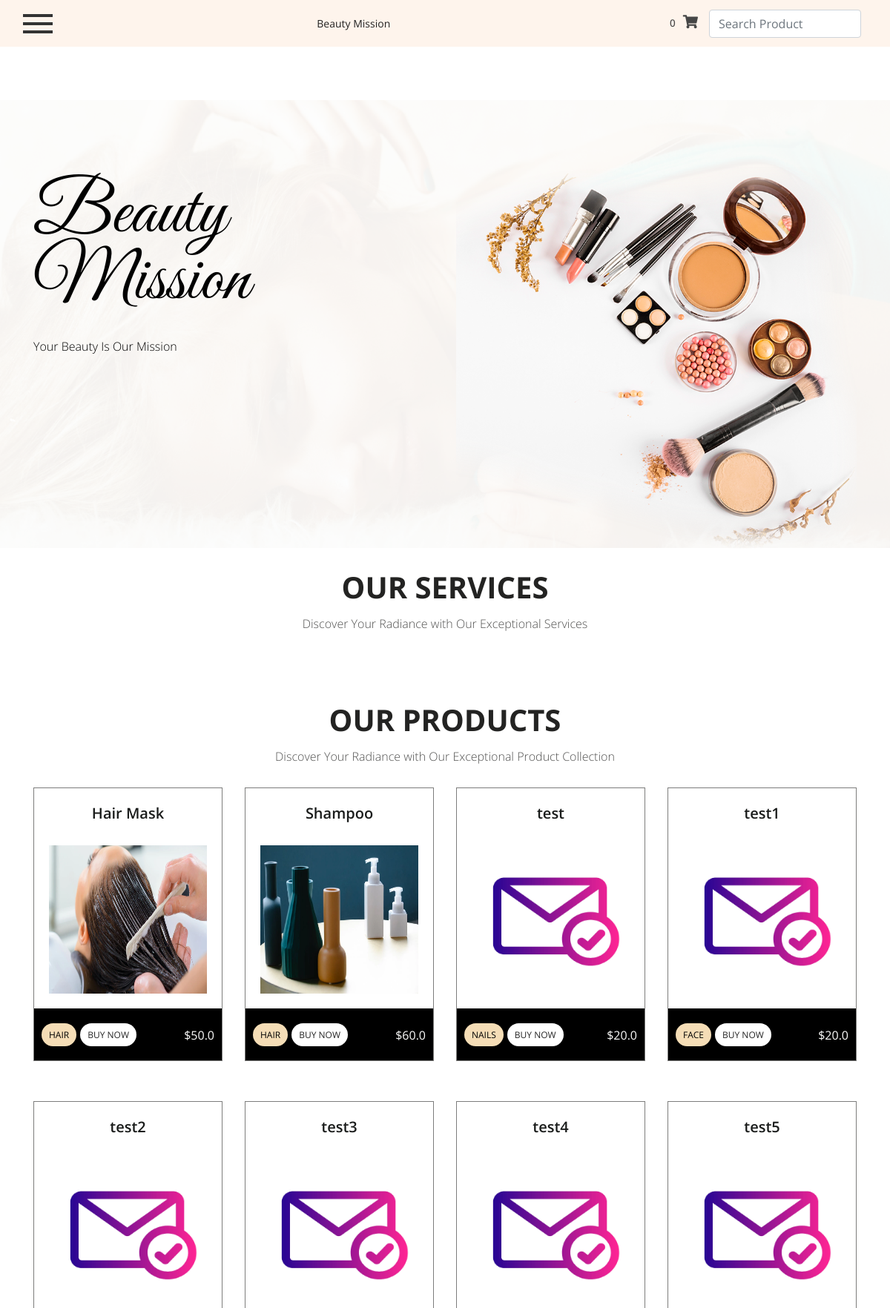
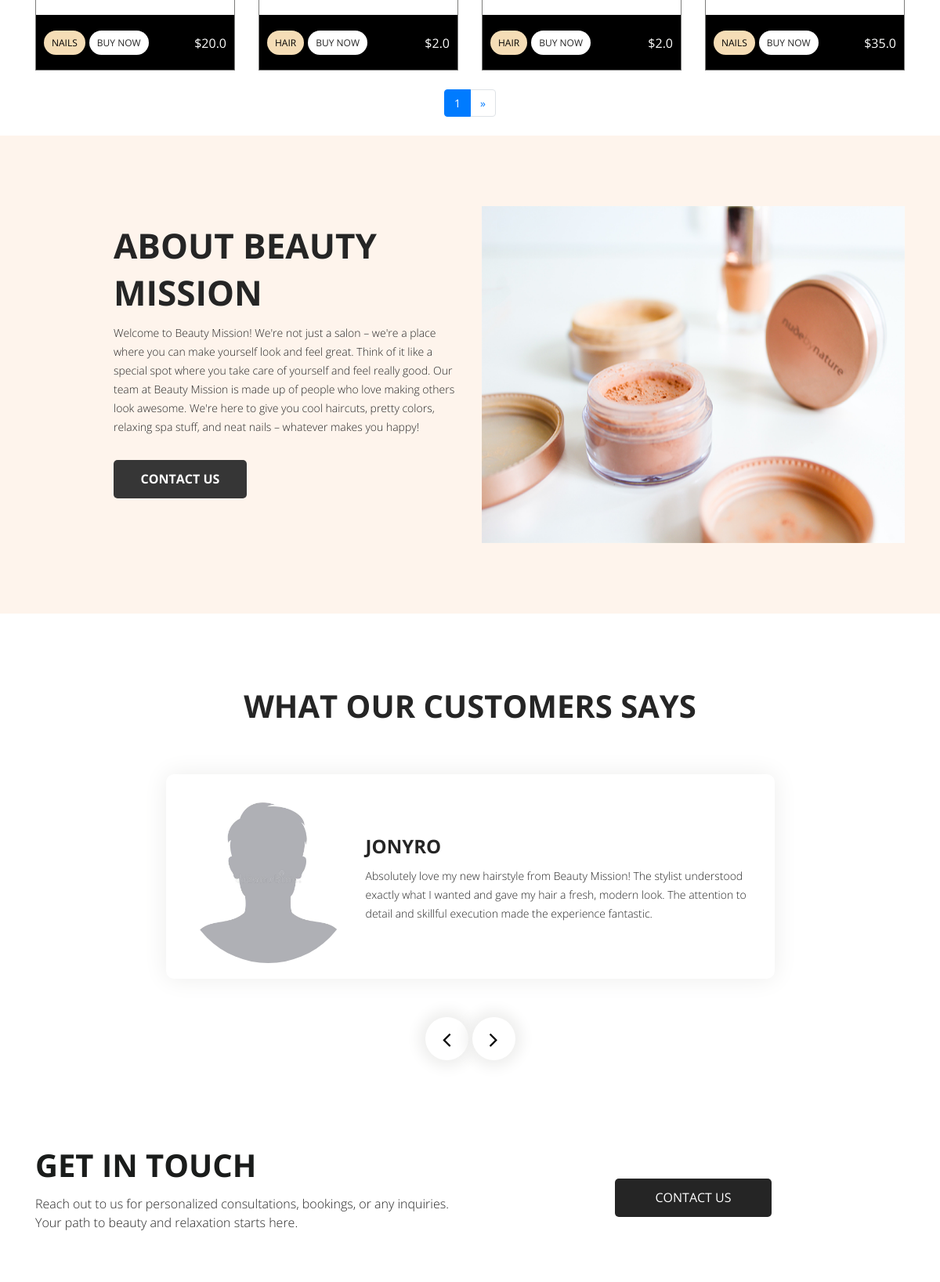
The page / (upper part) on the database its author committed (2 pictures, top to bottom).
### store/models.py (models this page shows, shortened)
class Item(models.Model):
    title = models.CharField(max_length=100)
    price = models.FloatField()
    discount_price = models.FloatField(blank=True, null=True)
    category = models.CharField(choices=CATEGORY_CHOICES, max_length=2)
    label = models.CharField(choices=LABEL_CHOICES, max_length=1)
    slug = models.SlugField()
    description = models.TextField()
    image = models.ImageField()
    def get_absolute_url(self):
        return reverse("core:product", kwargs={
            'slug': self.slug
        })

### store/views.py (the view)
# urls.py: path('', HomeView.as_view(), name='home'),
class HomeView(ListView):
    model = Item
    paginate_by = 8
    template_name = "home.html"
    context_object_name = 'items'
    def get_queryset(self):
        query = self.request.GET.get('q')
        if query:
            return Item.objects.filter(Q(title__icontains=query))
        else:
            return Item.objects.all()
    def get(self, request, *args, **kwargs):
        response = super().get(request, *args, **kwargs)
        if not self.get_queryset() and self.request.GET.get('q'):
            return redirect('core:home')
        return response
    def get_context_data(self, **kwargs):
        context = super().get_context_data(**kwargs)
        services_list = Service.objects.all()
        page = self.request.GET.get('service_page', 1)
        paginator = Paginator(services_list, 8) # 8 services per page
        try:
            services = paginator.page(page)
        except PageNotAnInteger:
            services = paginator.page(1)
        except EmptyPage:
            services = paginator.page(paginator.num_pages)
        context['services'] = services
        return context

### store/templatetags/cart_template_tags.py (called while the page is built)
@register.simple_tag
def cart_item_count(user, guest_id):
    if user.is_authenticated:
        order_qs = Order.objects.filter(user=user, ordered=False)
    else:
        if guest_id:
            order_qs = Order.objects.filter(guest_id=guest_id, ordered=False)
        else:
            return 0
    if order_qs.exists():
        order = order_qs[0]
        return order.items.count()
    return 0

### templates/home.html (shortened to what this page needs)
{% extends "base.html" %}
{% load static %}
{% block content %}
<div class="banner_section layout_padding mb-4">
  <div id="carouselExampleIndicators" class="carousel slide" data-ride="carousel">
     <div class="carousel-inner">
        <div class="carousel-item active">
           <div class="container">
              <div class="row">
                 <div class="col-sm-6">
                    <h1 class="banner_taital">Beauty <br>Mission</h1>
                    <p class="banner_text">Your Beauty Is Our Mission</p>
                 </div>
                 <div class="col-sm-6">
                    <div class="banner_img">
                      <img src="{% static 'img/banner-img.png' %}">
                    </div>
                 </div>
              </div>
           </div>
        </div>
     </div>
  </div>
</div>
  <main class=" mt-4">
    <div class="container mt-4">
      <section class="layout_padding">
         <div class="row wow fadeIn" id="product">
           <div class="col-sm-12">
             <h1 class="product_taital">Our Services</h1>
             <p class="product_text">
                Discover Your Radiance with Our Exceptional Services
             </p>
          </div>
         </div>
       </section>
      <section class="layout_padding">
        <div class="row wow fadeIn" id="product">
          <div class="col-sm-12">
            <h1 class="product_taital">Our Products</h1>
            <p class="product_text">
               Discover Your Radiance with Our Exceptional Product Collection
            </p>
         </div>
          {% for item in items %}
          <div class="col-lg-3 col-md-6 mb-4">
            <div class="product_box">
              <div class="view overlay">
                <h4 class="bursh_text">{{ item.title }}</h4>
                <img src="{{ item.image.url }}" class="image_1">
              </div>
              <div class="btn_main">
                <div class="buy_bt">
                   <ul>
                      <li class="active"><a href="#">{{ item.get_category_display }}</a></li>
                      <li><a href="{{ item.get_absolute_url }}">Buy Now</a></li>
                   </ul>
                </div>
                <h3 class="price_text">{% if item.discount_price %}
                  ${{ item.discount_price }}
                  {% else %}
                  ${{ item.price }}
                  {% endif %}</h3>
             </div>
            </div>
          </div>
          {% endfor %}
        </div>
      </section>
      {% if is_paginated %}
      <nav class="d-flex justify-content-center wow fadeIn pb-4">
        <ul class="pagination pg-blue">
          <li class="page-item active">
            <a class="page-link" href="?page={{ page_obj.number }}">{{ page_obj.number }}
            </a>
          </li>
          {% if page_obj.has_next %}
          <li class="page-item">
            <a class="page-link" href="?page={{ page_obj.next_page_number }}" aria-label="Next">
              <span aria-hidden="true">&raquo;</span>
            </a>
          </li>
          {% endif %}
        </ul>
      </nav>
      {% endif %}
    </div>
    <div class="about_section layout_padding">
      <div class="container">
         <div class="about_section_main">
            <div class="row">
               <div class="col-md-6">
                  <div class="about_taital_main">
                     <h1 class="about_taital">About Beauty Mission</h1>
                     <p class="about_text">
                        Welcome to Beauty Mission! We're not just a salon – we're a place where you can make yourself look and feel great. Think of it like a special spot where you take care of yourself and feel really good.
                        Our team at Beauty Mission is made up of people who love making others look awesome. We're here to give you cool haircuts, pretty colors, relaxing spa stuff, and neat nails – whatever makes you happy!
                     </p>
                     <div class="readmore_bt"><a href="/#contact">Contact Us</a></div>
                  </div>
               </div>
               <div class="col-md-6">
                  <div><img src="{% static 'img/about-img.png' %}" class="image_3"></div>
               </div>
            </div>
         </div>
      </div>
   </div>
      <div class="customer_section layout_padding">
         <div class="container">
            <div class="row">
               <div class="col-sm-12">
                  <h1 class="customer_taital">What our customers says</h1>
               </div>
            </div>
            <div id="main_slider" class="carousel slide" data-ride="carousel">
               <div class="carousel-inner">
                  <div class="carousel-item active">
                     <div class="client_section_2">
                        <div class="client_main">
                           <div class="client_left">
                              <div class="client_img"><img src="{% static 'img/abraham.jpg' %}" class="rounded-circle"></div>
                           </div>
                           <div class="client_right">
                              <h3 class="name_text">Jonyro</h3>
                              <p class="dolor_text">
                                 Absolutely love my new hairstyle from Beauty Mission! The stylist understood exactly what I wanted and gave my hair a fresh, modern look.
                                 The attention to detail and skillful execution made the experience fantastic.
                              </p>
                           </div>
                        </div>
                     </div>
                  </div>
               </div>
               <a class="carousel-control-prev" href="#main_slider" role="button" data-slide="prev">
               <i class="fa fa-angle-left"></i>
               </a>
               <a class="carousel-control-next" href="#main_slider" role="button" data-slide="next">
               <i class="fa fa-angle-right"></i>
               </a>
            </div>
         </div>
      </div>
      <div class="contact_section layout_padding">
         <div class="container">
            <div class="row" id="contact">
               <div class="col-md-6">
                  <h1 class="contact_taital">Get In Touch</h1>
                  <p class="contact_text">
                     Reach out to us for personalized consultations, bookings, or any inquiries.
                     Your path to beauty and relaxation starts here.
                  </p>
               </div>
               <div class="col-md-6">
                  <div class="contact_main">
                     <div class="contact_bt text-end"><a href="mailto:beautymission@gmail.com">Contact Us</a></div>
                  </div>
               </div>
            </div>
         </div>
      </div>
  </main>
{% endblock content %}

### templates/base.html (shortened to what this page needs)
{% load static %}
<!DOCTYPE html>
<html lang="en">
<head>
  <link rel="stylesheet" href="https://cdnjs.cloudflare.com/ajax/libs/font-awesome/5.15.3/css/all.min.css">
  <link rel="stylesheet" type="text/css" href="{% static 'css/bootstrap.min.css' %}">
<link rel="stylesheet" type="text/css" href="{% static 'css/style.css' %}">
<link rel="stylesheet" href="{% static 'css/responsive.css' %}">
<link rel="stylesheet" href="{% static 'css/jquery.mCustomScrollbar.min.css' %}">
<link rel="stylesheet" href="https://netdna.bootstrapcdn.com/font-awesome/4.0.3/css/font-awesome.css">
<link rel="stylesheet" href="{% static 'css/owl.carousel.min.css' %}">
<link rel="stylesheet" href="{% static 'css/owl.theme.default.min.css' %}">
<link rel="stylesheet" href="https://cdnjs.cloudflare.com/ajax/libs/fancybox/2.1.5/jquery.fancybox.min.css" media="screen">
<link href="https://unpkg.com/gijgo@1.9.13/css/gijgo.min.css" rel="stylesheet" type="text/css" />
</head>
{% include "navbar.html" %}
<body>
    <div class="mt-5 pt-4">
    </div>
    {% block content %}
    {% endblock content %}
</body>
</html>

### templates/navbar.html (shortened to what this page needs)
{% load static %}
{% load cart_template_tags %}
  <div class="header_section">
    <div class="container-fluid">
      {% if request.user.is_authenticated %}
       <nav class="navbar navbar-light bg-light justify-content-between ">
          <div id="mySidenav" class="sidenav">
             <a href="javascript:void(0)" class="closebtn" onclick="closeNav()">&times;</a>
             <a href="{% url 'core:home' %}">Home</a>
             <a href="/#product">Products</a>
             <a href="/#contact">Contact</a>
             <a href="{% url 'account_logout' %}">Logout</a>
          </div>
          <span class="toggle_icon" onclick="openNav()"><img src="{% static 'img/toggle-icon.png' %}"></span>
          <a class="logo" href="{% url 'core:home' %}">
            <h2>Beauty Mission</h2>
          </a>
          <form class="form-inline " method="GET" action="{% url 'core:home' %}">
             <div class="login_text">
                <ul>
                  <!-- <li><a href="#">
                    <img src="{% static 'img/user-icon.png' %}">
                  </a></li>-->
                   <li><a href="{% url 'core:order-summary' %}" class="">
                     <span class="badge red z-depth-1" style="color:#464646;">
                        {% cart_item_count request.user request.session.session_key %} </span>
                     <i class="fas fa-shopping-cart" style="color:#464646;"></i>
                   </a></li>
                   <li><input class="form-control mr-sm-2" type="text" name="q" placeholder="Search Product" aria-label="Search"></li>
                </ul>
             </div>
          </form>
       </nav>
       {% else %}
       <nav class="navbar navbar-light bg-light justify-content-between">
        <span class="toggle_icon" onclick="openNav()"><img src="{% static 'img/toggle-icon.png' %}"></span>
        <a class="logo" href="{% url 'core:home' %}">
          Beauty Mission
        </a></a>
        <form class="form-inline " method="GET" action="{% url 'core:home' %}">
           <div class="login_text">
              <ul>
               <li><a href="{% url 'core:order-summary' %}" class="">
                  <span class="badge red z-depth-1" style="color:#464646;">
                     {% cart_item_count request.user request.session.session_key %}</span>
                  <i class="fas fa-shopping-cart" style="color:#464646;"></i>
                </a></li>
                 <li><input class="form-control mr-sm-2" type="text" name="q" placeholder="Search Product" aria-label="Search"></li>
              </ul>
           </div>
        </form>
     </nav>
     {% endif %}
    </div>
 </div>

### templates/footer.html (shortened to what this page needs)
     {% load static %}

### templates/scripts.html (shortened to what this page needs)
{% load static %}

### templates/base.html (style rules this page uses)
html, body, header, { height: 60vh; }

### rows shown on the page
Item: title "Hair Mask", image (picture), category "HAIR", price "50.0"
Item: title "Shampoo", image (picture), category "HAIR", price "60.0"
Item: title "test", image (picture), category "NAILS", price "20.0"
Item: title "test1", image (picture), category "FACE", price "20.0"
Item: title "test2", image (picture), category "NAILS", price "20.0"
Item: title "test3", image (picture), category "HAIR", price "2.0"
Item: title "test4", image (picture), category "HAIR", price "2.0"
Item: title "test5", image (picture), category "NAILS", price "35.0"

### other values the page prints
{{ page_obj.number }} "1"
